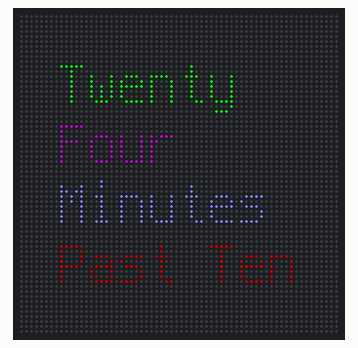
A program run on a simulated Raspberry Pi Pico running CircuitPython. On the bench: 64×64 RGB LED matrix. The clock reads 2024-03-15 10:24:30 at power-on unless the program sets it; random numbers come from a fixed seed; values from a settings file that is not in the repository are placeholders.

Above: at 0.1 s.
At 30.1 s:
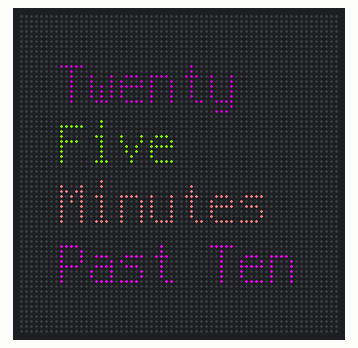
At 90.1 s:
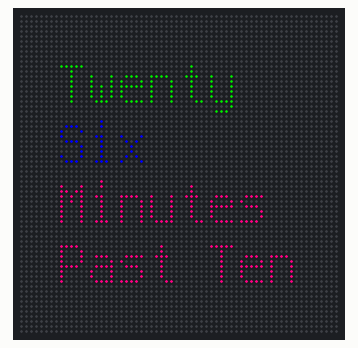

Measured:
- what the display in image 0 shows lasts 30.0 s, from 0.0 s to 30.0 s
- what the display in image 1 shows lasts 60.0 s, from 30.0 s to 90.0 s

The program:

word-en.py
```python
# (licence header left out)
import random
import os
import time
import rtc
import board
import busio
import adafruit_ds3231
import displayio
import framebufferio
import rgbmatrix
import terminalio
import adafruit_display_text as adt
import adafruit_display_text.label as adtl

UTC_OFFSET = os.getenv('UTC_OFFSET')
TZ = os.getenv('TZ')

QUARTER = "Quarter"
HALF = "Half"
PAST = "Past"
UNTIL = "Until"
OCLOCK = "O'clock"
NOON = "Noon"
MIDNIGHT = "Midnight"
MINUTE = "Minute"
SINGLE_DIGITS = ["One", "Two", "Three", "Four", "Five", "Six", "Seven", "Eight", "Nine"]
TEN_PLUS = ["Ten", "Eleven", "Twelve", "Thirteen", "Fourteen", "Fifteen", "Sixteen", "Seventeen", "Eighteen", "Nineteen"]
TENS = ["Twenty", "Thirty", "Fourty", "Fifty"]

###################

displayio.release_displays()

UTC_OFFSET = os.getenv('UTC_OFFSET')
TZ = os.getenv('TZ')

try:
    i2c = busio.I2C(board.GP7, board.GP6)  # PICO SCL=GP7 and SDA=GP6
    ds3231 = adafruit_ds3231.DS3231(i2c)
    dtm = ds3231.datetime
except:
    dtm = time.struct_time( (2024, 6, 24,    1, 55, 0,    0, 0, 0))

rtc.RTC().datetime = dtm

###################

def format_hour(hour_num):
    hour = hour_num % 24
    if hour == 0:
        o_hour = MIDNIGHT
    elif hour == 12:
        o_hour = NOON
    else:
        if hour > 12:
            hour -= 12
        elif hour == 0:
            hour = 12

        if hour < 10:
            o_hour = SINGLE_DIGITS[hour - 1]
        else:
            o_hour = TEN_PLUS[hour - 10]
    return hour, o_hour

COLOR_VALUES = [0, 128, 255]  # Brighter - Possible color values used for random 0..2 selection
#COLOR_VALUES = [0, 80, 160]   # Dimmer   - Possible color values used for random 0..2 selection
#COLOR_VALUES = [0, 64, 128]   # Dimmer   - Possible color values used for random 0..2 selection

def pick_random_color():
    # Pick a random color for each line and add it to the display
    r = COLOR_VALUES[random.randint(0, 2)]
    g = COLOR_VALUES[random.randint(0, 2)]
    b = COLOR_VALUES[random.randint(0, 2)]
    if not (r | g | b): r = g = b = COLOR_VALUES[2] # Set to white if black result
    return (r<<16|g<<8|b)

##############

RGB_TYPE = "SeenGreat"
#RGB_TYPE = "Pimoroni"

def seengreat_rgb():
    # Code for Pico rp2040 on SeenGreat RGB Matrix Adapter Board
    return rgbmatrix.RGBMatrix(
        width=64, height=64, bit_depth=2,
        rgb_pins=[board.GP2, board.GP3, board.GP4, board.GP5, board.GP8, board.GP9],
        addr_pins=[board.GP10, board.GP16, board.GP18, board.GP20, board.GP22],
        clock_pin=board.GP11, latch_pin=board.GP12, output_enable_pin=board.GP13)

def pimoroni_rgb():
    # Code for Pico rp2040 on D-I-Y Adapter (Pimoroni Interstate75 compatible)
    return rgbmatrix.RGBMatrix(
        width=64, height=64, bit_depth=2,
        rgb_pins=[board.GP0, board.GP1, board.GP2, board.GP3, board.GP4, board.GP5],
        addr_pins=[board.GP6, board.GP7, board.GP8, board.GP9, board.GP10],
        clock_pin=board.GP11, latch_pin=board.GP12, output_enable_pin=board.GP13)

if RGB_TYPE == "SeenGreat":     matrix = seengreat_rgb()
elif RGB_TYPE == "Pimoroni":    matrix = pimoroni_rgb()
else:                           raise NameError(RGB_TYPE)

display = framebufferio.FramebufferDisplay(matrix, auto_refresh=True, rotation = 0)

##############

last_minute_displayed = -1
while True:
    lt = time.localtime()

    hour = lt.tm_hour
    min = lt.tm_min

    if last_minute_displayed != min:
        last_minute_displayed = min

        if min <= 30:
            o_min_half = PAST
            hour, o_hour = format_hour(hour)
        else:
            o_min_half = UNTIL
            min = 60 - min
            hour, o_hour = format_hour(hour + 1)

        if min == 15:
            o_min = QUARTER
        elif min == 30:
            o_min = HALF
        elif min == 0:
            o_min = ""
            o_min_half = ""
        elif min < 10:
            o_min = SINGLE_DIGITS[min - 1]
        elif min < 20:
            o_min = TEN_PLUS[min - 10]
        else:
            o_min = TENS[(min // 10) - 2]
            if min % 10:
                o_min += " " + SINGLE_DIGITS[(min % 10) - 1]

        if o_min not in [QUARTER, HALF, ""]:
            o_min += " " + MINUTE
            if min != 1: o_min += "s"

        if min > 0 or o_hour in [MIDNIGHT, NOON]:
            txt = (o_min + " " + o_min_half + " " + o_hour).strip()
        else:
            txt = (o_min + " " + o_min_half + " " + o_hour + " " + OCLOCK).strip()

        text_list = adt.wrap_text_to_pixels(txt, 60, font=terminalio.FONT)

        total_height = 0
        max_width = 0
        line_list = []
        for w in text_list:
            line = adtl.Label(
                terminalio.FONT,
                color=pick_random_color(),
                text=w,
                scale=1)
            line_list.append(line)
            zx, zy, zwidth, zheight = line.bounding_box
            total_height += zheight
            max_width = max(max_width, zwidth)
        xwork = ((60 - max_width) // 2) + 2
        ywork = ((60 - total_height) // 2) + 2 + 6

        current_y = ywork
        g = displayio.Group()
        for l in line_list:
            l.x = xwork
            l.y = current_y
            zx, zy, zwidth, zheight = l.bounding_box
            current_y += zheight
            g.append(l)
        display.root_group=g

    time.sleep(1)
```
